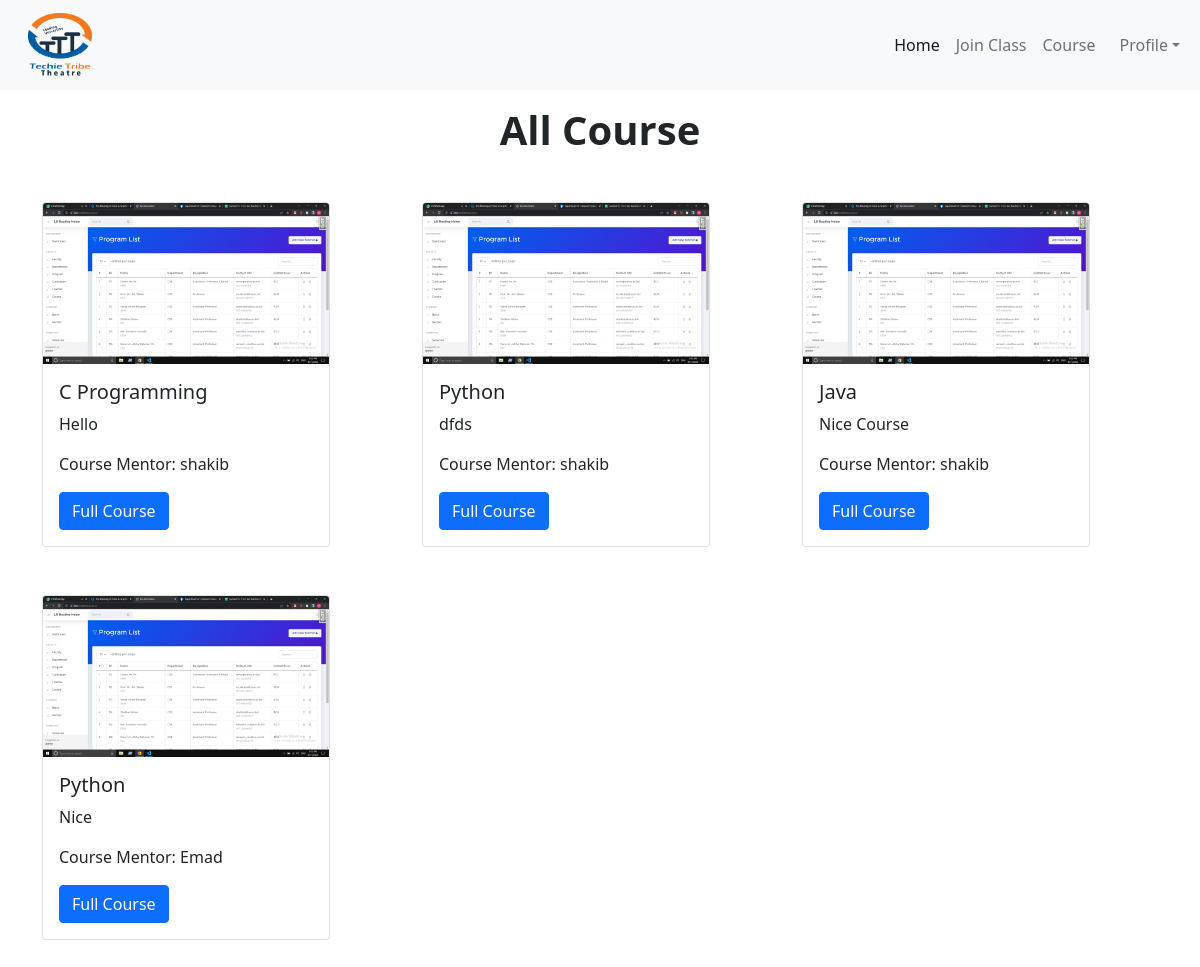
/student/full_course (signed in), run on the app's committed database.
### teacher/models.py (models this page shows, shortened)
class ViewCourse(models.Model):
    teachercourse = models.ForeignKey(User, on_delete=models.CASCADE)
    title = models.CharField(max_length=100)
    description = models.TextField(null=True, blank=True)
    img_course = models.ImageField(upload_to='images/',  null=True, blank=True)

### student/views.py (the view)
# urls.py: path('full_course', FullCourseiew.as_view(), name='full_course'),
class FullCourseiew(View):
    def get(self, request):
        student = request.session.get("student")
        coursem = ViewCourse.objects.all()
        if student:
            return render(request, 'viewcoursestu.html',   {'coursem': coursem})

### student/templates/viewcoursestu.html (shortened to what this page needs)
{% extends 'base_student.html' %} <br />
{% load static %} <br />
{% block content %}
<h1 class="text-center text-dark mt-3 mb-5 fw-bold">All Course</h1>
<div class="container">
    <div class="row">
        {% for c in coursem %}
        <div class="col-lg-4 mb-5">
            <div class="card" style="width: 18rem;">
                <img src="{{c.img_course.url}}" class="card-img-top" alt="...">
                <div class="card-body">
                  <h5 class="card-title">{{c.title}}</h5>
                  <p class="card-text">{{c.description}}</p>
                  <p>Course Mentor: {{c.teachercourse.username}}</p>
                  <a href="{% url 'details_course_view' c.id %}" class="btn btn-primary">Full Course</a>
                </div>
              </div>
        </div>
        {% endfor %}
    </div>
</div>
{% endblock content %}

### teacher/static/css/form.css (style rules this page uses)
*, *:before, *:after { -webkit-box-sizing: border-box; box-sizing: border-box; }
h1 { text-align: center; color: #ffffff; font-weight: 300; margin: 0 0 40px; }

### data on the page
ViewCourse: img_course (picture), title "C Programming", description "Hello", teachercourse.username "shakib"
ViewCourse: img_course (picture), title "Python", description "dfds", teachercourse.username "shakib"
ViewCourse: img_course (picture), title "Java", description "Nice Course", teachercourse.username "shakib"
ViewCourse: img_course (picture), title "Python", description "Nice", teachercourse.username "Emad"
